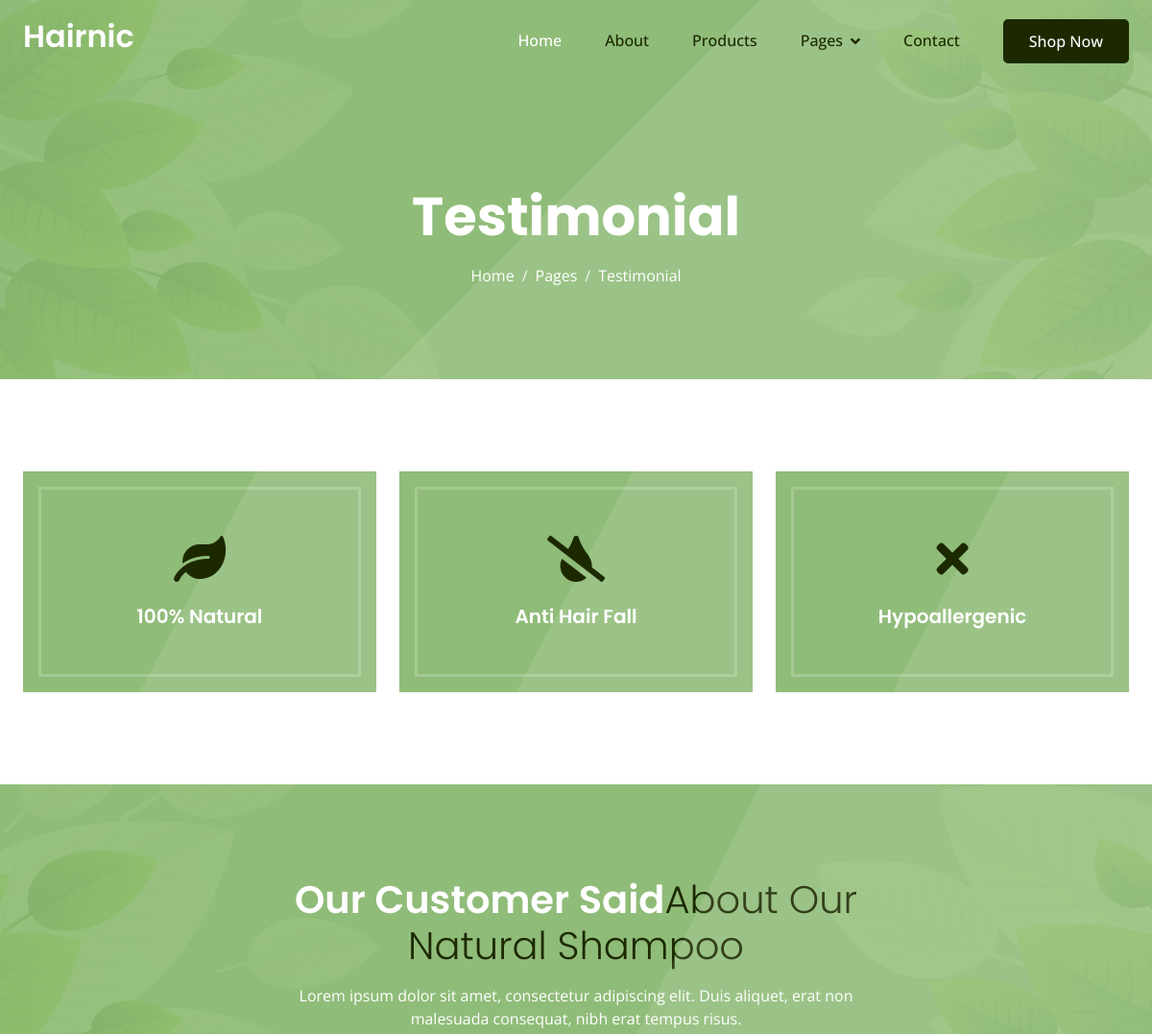
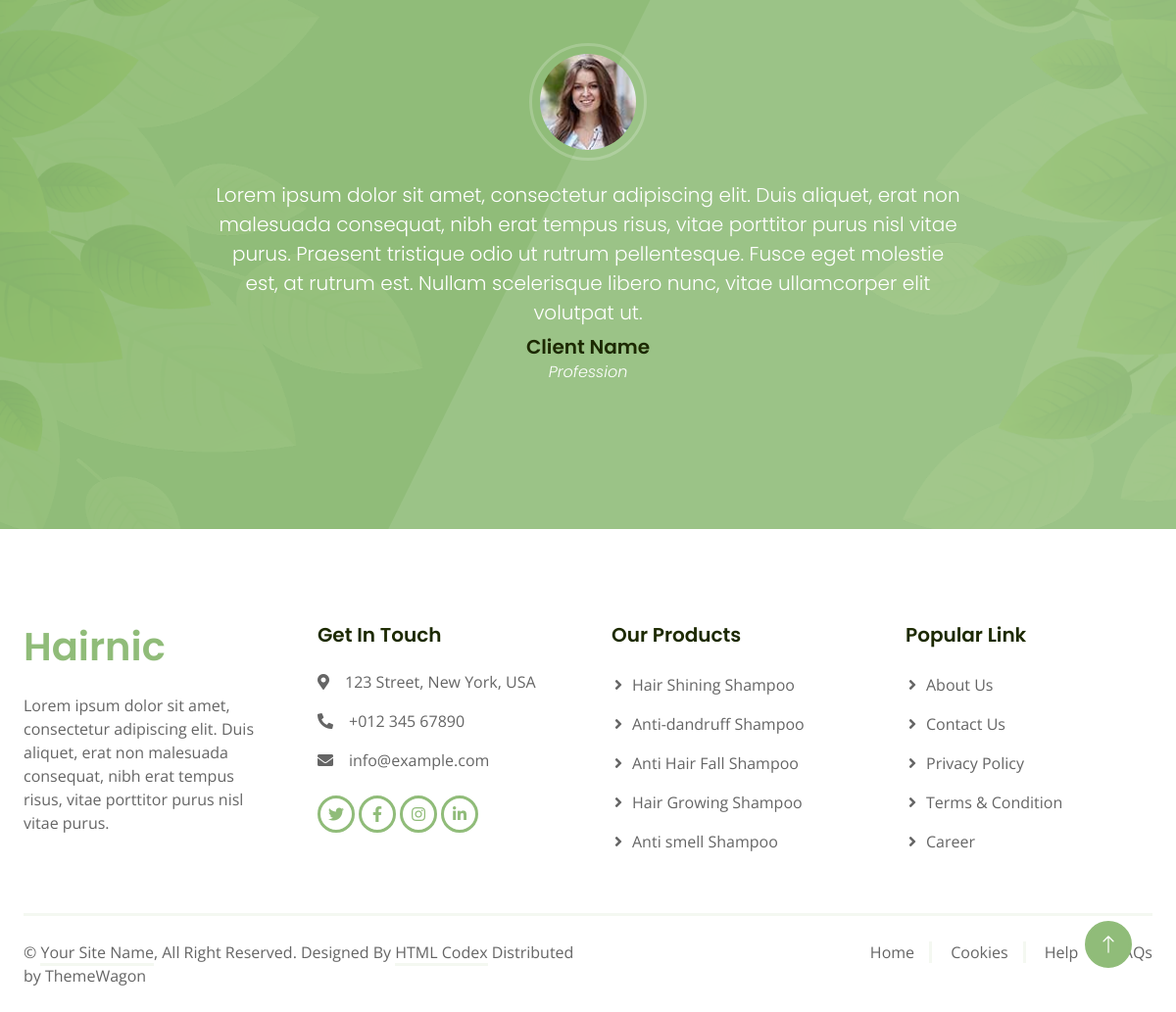
Screenshot of /testimonial with the database file from the repository (2 pictures, top to bottom).
### app/models.py (models this page shows, shortened)
class Post(models.Model):
    title=models.CharField(max_length=255)
    category=models.ForeignKey(Category,on_delete=models.CASCADE)
    job_title=models.CharField(max_length=200)
    Description=models.TextField()
    Description2=models.TextField()
    Description3=models.TextField(default=0)
    image=models.ImageField(upload_to="static/image")
    created_at=models.DateTimeField(auto_now_add=True)

### app/views.py (the view)
# urls.py: path('testimonial',views.testimonial,name='testimonial'),
def testimonial(request):
     testmonial2=Post.objects.get(category_id=23)
     features=Post.objects.filter(category_id=5)
     testmonial=Post.objects.get(category_id=6)
     testmonial1=Post.objects.filter(category_id=17)
     data={
          'testmonial2':testmonial2,
          'features':features,
          'testmonial':testmonial,
          'testmonial1':testmonial1,
     }
     return render(request,"testimonial.html",data)

### app/templates/testimonial.html
{% extends "base.html" %}
{% load static %}
{% block content %}
 <div class="container-fluid bg-primary hero-header mb-5">
    <div class="container text-center">
        <h1 class="display-4 text-white mb-3 animated slideInDown">{{testmonial2.title}}</h1>
        <nav aria-label="breadcrumb">
            <ol class="breadcrumb justify-content-center mb-0 animated slideInDown">
                <li class="breadcrumb-item"><a class="text-white" href="#">{{testmonial2.job_title}}</a></li>
                <li class="breadcrumb-item"><a class="text-white" href="#">{{testmonial2.Description}}</a></li>
                <li class="breadcrumb-item text-white active" aria-current="page">{{testmonial2.Description2}}</li>
            </ol>
        </nav>
    </div>
</div>
    <div class="container-fluid py-5">
        <div class="container">
            <div class="row g-4">{% for x in features %}
                <div class="col-lg-4 wow fadeIn" data-wow-delay="0.1s">
                    <div class="feature-item position-relative bg-primary text-center p-3">
                        <div class="border py-5 px-3">
                            <i class="{{x.job_title}}"></i>
                            <h5 class="text-white mb-0">{{x.title}}</h5>
                        </div>
                    </div>
                </div>
                {% endfor %}
            </div>
        </div>
    </div>
    <div class="container-fluid testimonial bg-primary my-5 py-5">
        <div class="container text-white py-5">
            <div class="mx-auto text-center wow fadeIn" data-wow-delay="0.1s" style="max-width: 600px;">
                <h1 class="text-white mb-3">{{testmonial.title}}<span class="fw-light text-dark">{{testmonial.job_title}}</span></h1>
                <p class="mb-5">{{testmonial.Description}}</p>
            </div>
            <div class="row justify-content-center">
                <div class="col-lg-8">
                    <div class="owl-carousel testimonial-carousel wow fadeIn" data-wow-delay="0.1s">{% for x in testmonial1 %}
                        <div class="testimonial-item text-center" data-dot="1">
                            <img class="img-fluid border p-2" src="{{x.image.url}}" alt="">
                            <h5 class="fw-light lh-base text-white">{{x.Description}}</h5>
                            <h5 class="mb-1">{{x.title}}</h5>
                            <h6 class="fw-light text-white fst-italic mb-0">{{x.job_title}}</h6>
                        </div>
                        {% endfor %}
                    </div>
                </div>
            </div>
        </div>
    </div>
    {% endblock %}

### app/static/css/style.css (style rules this page uses)
.hero-header { position: relative; margin-top: -85px; padding-top: 12rem; padding-bottom: 6rem; background: url(../img/bg.png) center center no-repeat; background-size: cover; }
.hero-header::before { position: absolute; content: ""; width: 100%; height: 100%; top: 0; left: 0; background: rgba(255, 255, 255, .1); clip-path: polygon(66% 0, 100% 0, 100% 100%, 33% 100%); }
.hero-header .container { position: relative; z-index: 1; }
.hero-header .breadcrumb-item+.breadcrumb-item::before { color: var(--bs-light); }
.feature-item::before { position: absolute; content: ""; width: 100%; height: 100%; top: 0; left: 0; background: rgba(255, 255, 255, .1); clip-path: polygon(66% 0, 100% 0, 100% 100%, 33% 100%); }
.feature-item .border { position: relative; border-color: rgba(255, 255, 255, .2) !important; z-index: 1; }
.testimonial { position: relative; background: url(../img/bg.png) center center no-repeat; background-size: cover; }
.testimonial::before { position: absolute; content: ""; width: 100%; height: 100%; top: 0; left: 0; background: rgba(255, 255, 255, .1); clip-path: polygon(66% 0, 100% 0, 100% 100%, 33% 100%); }
.testimonial .testimonial-carousel { position: relative; z-index: 1; }
.testimonial-carousel .owl-item img { width: 120px; height: 120px; border-color: rgba(255, 255, 255, .2) !important; margin: 0 auto 20px auto; border-radius: 100px; }

### rows the page displays
Post: title "Testimonial", job_title "Home", Description "Pages", Description2 "Testimonial"
Post: title "100% Natural"
Post: title "Anti Hair Fall"
Post: title "Hypoallergenic"
Post: title "Our Customer Said", job_title "About Our Natural Shampoo", Description "Lorem ipsum dolor sit amet, consectetur adipiscing elit. Duis aliquet, erat non malesuada consequat, nibh erat tempus risus."
Post: image (picture), Description "Lorem ipsum dolor sit amet, consectetur adipiscing elit. Duis aliquet, erat non malesuada consequat, nibh erat tempus risus, vitae porttitor purus nisl vitae purus. Praesent tristique odio ut rutrum pellentesque. Fusce eget molestie est, at rutrum est. Nullam scelerisque libero nunc, vitae ullamcorper elit volutpat ut.", title "Client Name", job_title "Profession"
